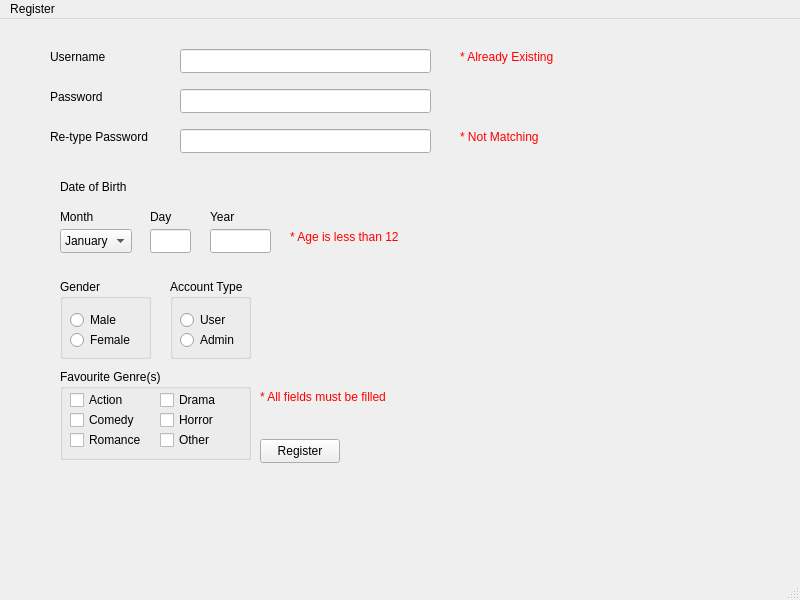
<?xml version="1.0" encoding="UTF-8"?>
<ui version="4.0">
 <class>RegisterWindow</class>
 <widget class="QMainWindow" name="RegisterWindow">
  <property name="geometry">
   <rect>
    <x>0</x>
    <y>0</y>
    <width>800</width>
    <height>600</height>
   </rect>
  </property>
  <property name="windowTitle">
   <string>MainWindow</string>
  </property>
  <widget class="QWidget" name="centralwidget">
   <widget class="QLabel" name="label_username">
    <property name="geometry">
     <rect>
      <x>50</x>
      <y>30</y>
      <width>71</width>
      <height>16</height>
     </rect>
    </property>
    <property name="text">
     <string>Username</string>
    </property>
   </widget>
   <widget class="QLabel" name="label_password">
    <property name="geometry">
     <rect>
      <x>50</x>
      <y>70</y>
      <width>71</width>
      <height>16</height>
     </rect>
    </property>
    <property name="text">
     <string>Password</string>
    </property>
   </widget>
   <widget class="QLabel" name="label_3">
    <property name="geometry">
     <rect>
      <x>50</x>
      <y>110</y>
      <width>111</width>
      <height>16</height>
     </rect>
    </property>
    <property name="text">
     <string>Re-type Password</string>
    </property>
   </widget>
   <widget class="QLineEdit" name="lineEdit_username">
    <property name="geometry">
     <rect>
      <x>180</x>
      <y>30</y>
      <width>251</width>
      <height>24</height>
     </rect>
    </property>
   </widget>
   <widget class="QLineEdit" name="lineEdit_pass">
    <property name="geometry">
     <rect>
      <x>180</x>
      <y>70</y>
      <width>251</width>
      <height>24</height>
     </rect>
    </property>
    <property name="echoMode">
     <enum>QLineEdit::Password</enum>
    </property>
   </widget>
   <widget class="QLineEdit" name="lineEdit_rePass">
    <property name="geometry">
     <rect>
      <x>180</x>
      <y>110</y>
      <width>251</width>
      <height>24</height>
     </rect>
    </property>
    <property name="echoMode">
     <enum>QLineEdit::Password</enum>
    </property>
   </widget>
   <widget class="QLabel" name="label_error1">
    <property name="geometry">
     <rect>
      <x>460</x>
      <y>30</y>
      <width>131</width>
      <height>16</height>
     </rect>
    </property>
    <property name="text">
     <string>&lt;html&gt;&lt;head/&gt;&lt;body&gt;&lt;p&gt;&lt;span style=&quot; color:#ff0000;&quot;&gt;* Already Existing&lt;/span&gt;&lt;/p&gt;&lt;/body&gt;&lt;/html&gt;</string>
    </property>
   </widget>
   <widget class="QLabel" name="label_error2">
    <property name="geometry">
     <rect>
      <x>460</x>
      <y>110</y>
      <width>131</width>
      <height>16</height>
     </rect>
    </property>
    <property name="text">
     <string>&lt;html&gt;&lt;head/&gt;&lt;body&gt;&lt;p&gt;&lt;span style=&quot; color:#ff0000;&quot;&gt;* Not Matching&lt;/span&gt;&lt;/p&gt;&lt;/body&gt;&lt;/html&gt;</string>
    </property>
   </widget>
   <widget class="QLabel" name="label_month">
    <property name="geometry">
     <rect>
      <x>60</x>
      <y>190</y>
      <width>49</width>
      <height>16</height>
     </rect>
    </property>
    <property name="text">
     <string>Month</string>
    </property>
   </widget>
   <widget class="QLabel" name="label_day">
    <property name="geometry">
     <rect>
      <x>150</x>
      <y>190</y>
      <width>49</width>
      <height>16</height>
     </rect>
    </property>
    <property name="text">
     <string>Day</string>
    </property>
   </widget>
   <widget class="QLabel" name="label_year">
    <property name="geometry">
     <rect>
      <x>210</x>
      <y>190</y>
      <width>49</width>
      <height>16</height>
     </rect>
    </property>
    <property name="text">
     <string>Year</string>
    </property>
   </widget>
   <widget class="QLabel" name="label_7_dob">
    <property name="geometry">
     <rect>
      <x>60</x>
      <y>160</y>
      <width>81</width>
      <height>16</height>
     </rect>
    </property>
    <property name="text">
     <string>Date of Birth</string>
    </property>
   </widget>
   <widget class="QComboBox" name="comboBox_month">
    <property name="geometry">
     <rect>
      <x>60</x>
      <y>210</y>
      <width>72</width>
      <height>24</height>
     </rect>
    </property>
    <item>
     <property name="text">
      <string>January</string>
     </property>
    </item>
    <item>
     <property name="text">
      <string>February</string>
     </property>
    </item>
    <item>
     <property name="text">
      <string>March</string>
     </property>
    </item>
    <item>
     <property name="text">
      <string>April</string>
     </property>
    </item>
    <item>
     <property name="text">
      <string>May</string>
     </property>
    </item>
    <item>
     <property name="text">
      <string>June</string>
     </property>
    </item>
    <item>
     <property name="text">
      <string>July</string>
     </property>
    </item>
    <item>
     <property name="text">
      <string>August</string>
     </property>
    </item>
    <item>
     <property name="text">
      <string>September</string>
     </property>
    </item>
    <item>
     <property name="text">
      <string>October</string>
     </property>
    </item>
    <item>
     <property name="text">
      <string>November</string>
     </property>
    </item>
    <item>
     <property name="text">
      <string>December</string>
     </property>
    </item>
   </widget>
   <widget class="QLineEdit" name="lineEdit_day">
    <property name="geometry">
     <rect>
      <x>150</x>
      <y>210</y>
      <width>41</width>
      <height>24</height>
     </rect>
    </property>
   </widget>
   <widget class="QLineEdit" name="lineEdit_year">
    <property name="geometry">
     <rect>
      <x>210</x>
      <y>210</y>
      <width>61</width>
      <height>24</height>
     </rect>
    </property>
   </widget>
   <widget class="QLabel" name="label_error3">
    <property name="geometry">
     <rect>
      <x>290</x>
      <y>210</y>
      <width>131</width>
      <height>16</height>
     </rect>
    </property>
    <property name="text">
     <string>&lt;html&gt;&lt;head/&gt;&lt;body&gt;&lt;p&gt;&lt;span style=&quot; color:#ff0000;&quot;&gt;* Age is less than 12&lt;/span&gt;&lt;/p&gt;&lt;/body&gt;&lt;/html&gt;</string>
    </property>
   </widget>
   <widget class="QGroupBox" name="groupBox">
    <property name="geometry">
     <rect>
      <x>60</x>
      <y>260</y>
      <width>91</width>
      <height>80</height>
     </rect>
    </property>
    <property name="title">
     <string>Gender</string>
    </property>
    <widget class="QRadioButton" name="radioButton_male">
     <property name="geometry">
      <rect>
       <x>10</x>
       <y>30</y>
       <width>91</width>
       <height>22</height>
      </rect>
     </property>
     <property name="text">
      <string>Male</string>
     </property>
    </widget>
    <widget class="QRadioButton" name="radioButton_female">
     <property name="geometry">
      <rect>
       <x>10</x>
       <y>50</y>
       <width>91</width>
       <height>22</height>
      </rect>
     </property>
     <property name="text">
      <string>Female</string>
     </property>
    </widget>
   </widget>
   <widget class="QGroupBox" name="groupBox_2">
    <property name="geometry">
     <rect>
      <x>170</x>
      <y>260</y>
      <width>81</width>
      <height>80</height>
     </rect>
    </property>
    <property name="title">
     <string>Account Type</string>
    </property>
    <widget class="QRadioButton" name="radioButton_user">
     <property name="geometry">
      <rect>
       <x>10</x>
       <y>30</y>
       <width>91</width>
       <height>22</height>
      </rect>
     </property>
     <property name="text">
      <string>User</string>
     </property>
    </widget>
    <widget class="QRadioButton" name="radioButton_admin">
     <property name="geometry">
      <rect>
       <x>10</x>
       <y>50</y>
       <width>91</width>
       <height>22</height>
      </rect>
     </property>
     <property name="text">
      <string>Admin</string>
     </property>
    </widget>
   </widget>
   <widget class="QGroupBox" name="groupBox_3">
    <property name="geometry">
     <rect>
      <x>60</x>
      <y>350</y>
      <width>191</width>
      <height>91</height>
     </rect>
    </property>
    <property name="title">
     <string>Favourite Genre(s)</string>
    </property>
    <widget class="QCheckBox" name="checkBox_action">
     <property name="geometry">
      <rect>
       <x>10</x>
       <y>20</y>
       <width>78</width>
       <height>22</height>
      </rect>
     </property>
     <property name="text">
      <string>Action</string>
     </property>
    </widget>
    <widget class="QCheckBox" name="checkBox_comedy">
     <property name="geometry">
      <rect>
       <x>10</x>
       <y>40</y>
       <width>78</width>
       <height>22</height>
      </rect>
     </property>
     <property name="text">
      <string>Comedy</string>
     </property>
    </widget>
    <widget class="QCheckBox" name="checkBox_romance">
     <property name="geometry">
      <rect>
       <x>10</x>
       <y>60</y>
       <width>78</width>
       <height>22</height>
      </rect>
     </property>
     <property name="text">
      <string>Romance</string>
     </property>
    </widget>
    <widget class="QCheckBox" name="checkBox_drama">
     <property name="geometry">
      <rect>
       <x>100</x>
       <y>20</y>
       <width>78</width>
       <height>22</height>
      </rect>
     </property>
     <property name="text">
      <string>Drama</string>
     </property>
    </widget>
    <widget class="QCheckBox" name="checkBox_horror">
     <property name="geometry">
      <rect>
       <x>100</x>
       <y>40</y>
       <width>78</width>
       <height>22</height>
      </rect>
     </property>
     <property name="text">
      <string>Horror</string>
     </property>
    </widget>
    <widget class="QCheckBox" name="checkBox_other">
     <property name="geometry">
      <rect>
       <x>100</x>
       <y>60</y>
       <width>78</width>
       <height>22</height>
      </rect>
     </property>
     <property name="text">
      <string>Other</string>
     </property>
    </widget>
   </widget>
   <widget class="QPushButton" name="pushButton_register">
    <property name="geometry">
     <rect>
      <x>260</x>
      <y>420</y>
      <width>80</width>
      <height>24</height>
     </rect>
    </property>
    <property name="text">
     <string>Register</string>
    </property>
   </widget>
   <widget class="QLabel" name="label_error4">
    <property name="geometry">
     <rect>
      <x>260</x>
      <y>370</y>
      <width>161</width>
      <height>16</height>
     </rect>
    </property>
    <property name="text">
     <string>&lt;html&gt;&lt;head/&gt;&lt;body&gt;&lt;p&gt;&lt;span style=&quot; color:#ff0000;&quot;&gt;* All fields must be filled&lt;/span&gt;&lt;/p&gt;&lt;/body&gt;&lt;/html&gt;</string>
    </property>
   </widget>
  </widget>
  <widget class="QMenuBar" name="menubar">
   <property name="geometry">
    <rect>
     <x>0</x>
     <y>0</y>
     <width>800</width>
     <height>21</height>
    </rect>
   </property>
   <widget class="QMenu" name="menuRegister">
    <property name="title">
     <string>Register</string>
    </property>
   </widget>
   <addaction name="menuRegister"/>
  </widget>
  <widget class="QStatusBar" name="statusbar"/>
 </widget>
 <resources/>
 <connections/>
</ui>
